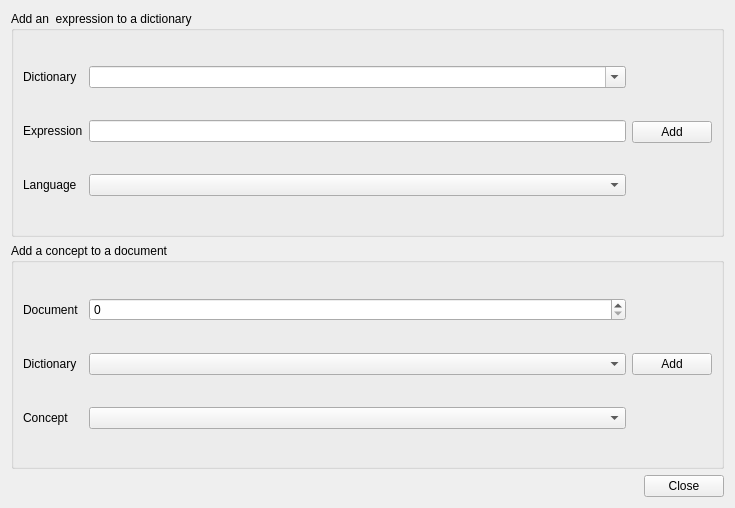
<?xml version="1.0" encoding="UTF-8"?>
<ui version="4.0">
 <class>QModifyDocsDlg</class>
 <widget class="QWidget" name="QModifyDocsDlg">
  <property name="geometry">
   <rect>
    <x>0</x>
    <y>0</y>
    <width>735</width>
    <height>508</height>
   </rect>
  </property>
  <property name="sizePolicy">
   <sizepolicy hsizetype="Preferred" vsizetype="Minimum">
    <horstretch>0</horstretch>
    <verstretch>0</verstretch>
   </sizepolicy>
  </property>
  <property name="windowTitle">
   <string>Form</string>
  </property>
  <layout class="QVBoxLayout" name="verticalLayout_3">
   <item>
    <widget class="QGroupBox" name="groupBox">
     <property name="title">
      <string>Add an  expression to a dictionary</string>
     </property>
     <layout class="QHBoxLayout" name="horizontalLayout_3">
      <item>
       <layout class="QVBoxLayout" name="verticalLayout">
        <item>
         <layout class="QHBoxLayout" name="horizontalLayout">
          <item>
           <widget class="QLabel" name="label">
            <property name="sizePolicy">
             <sizepolicy hsizetype="Fixed" vsizetype="Preferred">
              <horstretch>0</horstretch>
              <verstretch>0</verstretch>
             </sizepolicy>
            </property>
            <property name="minimumSize">
             <size>
              <width>60</width>
              <height>0</height>
             </size>
            </property>
            <property name="maximumSize">
             <size>
              <width>60</width>
              <height>16777215</height>
             </size>
            </property>
            <property name="text">
             <string>Dictionary</string>
            </property>
           </widget>
          </item>
          <item>
           <widget class="QComboBox" name="Dictionary">
            <property name="editable">
             <bool>true</bool>
            </property>
            <property name="insertPolicy">
             <enum>QComboBox::InsertAlphabetically</enum>
            </property>
           </widget>
          </item>
         </layout>
        </item>
        <item>
         <layout class="QHBoxLayout" name="horizontalLayout_2">
          <item>
           <widget class="QLabel" name="label_2">
            <property name="sizePolicy">
             <sizepolicy hsizetype="Fixed" vsizetype="Preferred">
              <horstretch>0</horstretch>
              <verstretch>0</verstretch>
             </sizepolicy>
            </property>
            <property name="minimumSize">
             <size>
              <width>60</width>
              <height>0</height>
             </size>
            </property>
            <property name="maximumSize">
             <size>
              <width>60</width>
              <height>16777215</height>
             </size>
            </property>
            <property name="text">
             <string>Expression</string>
            </property>
           </widget>
          </item>
          <item>
           <widget class="QLineEdit" name="Expression"/>
          </item>
         </layout>
        </item>
        <item>
         <layout class="QHBoxLayout" name="horizontalLayout_8">
          <item>
           <widget class="QLabel" name="label_6">
            <property name="sizePolicy">
             <sizepolicy hsizetype="Fixed" vsizetype="Preferred">
              <horstretch>0</horstretch>
              <verstretch>0</verstretch>
             </sizepolicy>
            </property>
            <property name="minimumSize">
             <size>
              <width>60</width>
              <height>0</height>
             </size>
            </property>
            <property name="text">
             <string>Language</string>
            </property>
           </widget>
          </item>
          <item>
           <widget class="QComboBox" name="Lang"/>
          </item>
         </layout>
        </item>
       </layout>
      </item>
      <item>
       <widget class="QPushButton" name="bAdd">
        <property name="minimumSize">
         <size>
          <width>80</width>
          <height>0</height>
         </size>
        </property>
        <property name="maximumSize">
         <size>
          <width>80</width>
          <height>16777215</height>
         </size>
        </property>
        <property name="text">
         <string>Add</string>
        </property>
       </widget>
      </item>
     </layout>
    </widget>
   </item>
   <item>
    <widget class="QGroupBox" name="groupBox_2">
     <property name="title">
      <string>Add a concept to a document</string>
     </property>
     <layout class="QHBoxLayout" name="horizontalLayout_7">
      <item>
       <layout class="QVBoxLayout" name="verticalLayout_2">
        <item>
         <layout class="QHBoxLayout" name="horizontalLayout_4">
          <item>
           <widget class="QLabel" name="label_3">
            <property name="sizePolicy">
             <sizepolicy hsizetype="Fixed" vsizetype="Preferred">
              <horstretch>0</horstretch>
              <verstretch>0</verstretch>
             </sizepolicy>
            </property>
            <property name="minimumSize">
             <size>
              <width>60</width>
              <height>0</height>
             </size>
            </property>
            <property name="maximumSize">
             <size>
              <width>60</width>
              <height>16777215</height>
             </size>
            </property>
            <property name="text">
             <string>Document</string>
            </property>
           </widget>
          </item>
          <item>
           <widget class="QSpinBox" name="Document"/>
          </item>
         </layout>
        </item>
        <item>
         <layout class="QHBoxLayout" name="horizontalLayout_5">
          <item>
           <widget class="QLabel" name="label_4">
            <property name="sizePolicy">
             <sizepolicy hsizetype="Fixed" vsizetype="Preferred">
              <horstretch>0</horstretch>
              <verstretch>0</verstretch>
             </sizepolicy>
            </property>
            <property name="minimumSize">
             <size>
              <width>60</width>
              <height>0</height>
             </size>
            </property>
            <property name="maximumSize">
             <size>
              <width>60</width>
              <height>16777215</height>
             </size>
            </property>
            <property name="text">
             <string>Dictionary</string>
            </property>
           </widget>
          </item>
          <item>
           <widget class="QComboBox" name="Dictionary2"/>
          </item>
         </layout>
        </item>
        <item>
         <layout class="QHBoxLayout" name="horizontalLayout_6">
          <item>
           <widget class="QLabel" name="label_5">
            <property name="sizePolicy">
             <sizepolicy hsizetype="Fixed" vsizetype="Preferred">
              <horstretch>0</horstretch>
              <verstretch>0</verstretch>
             </sizepolicy>
            </property>
            <property name="minimumSize">
             <size>
              <width>60</width>
              <height>0</height>
             </size>
            </property>
            <property name="text">
             <string>Concept</string>
            </property>
           </widget>
          </item>
          <item>
           <widget class="QComboBox" name="Concept"/>
          </item>
         </layout>
        </item>
       </layout>
      </item>
      <item>
       <widget class="QPushButton" name="bModify">
        <property name="minimumSize">
         <size>
          <width>80</width>
          <height>0</height>
         </size>
        </property>
        <property name="maximumSize">
         <size>
          <width>80</width>
          <height>16777215</height>
         </size>
        </property>
        <property name="text">
         <string>Add</string>
        </property>
       </widget>
      </item>
     </layout>
    </widget>
   </item>
   <item>
    <widget class="QDialogButtonBox" name="buttonBox">
     <property name="orientation">
      <enum>Qt::Horizontal</enum>
     </property>
     <property name="standardButtons">
      <set>QDialogButtonBox::Close</set>
     </property>
    </widget>
   </item>
  </layout>
 </widget>
 <resources/>
 <connections/>
</ui>
